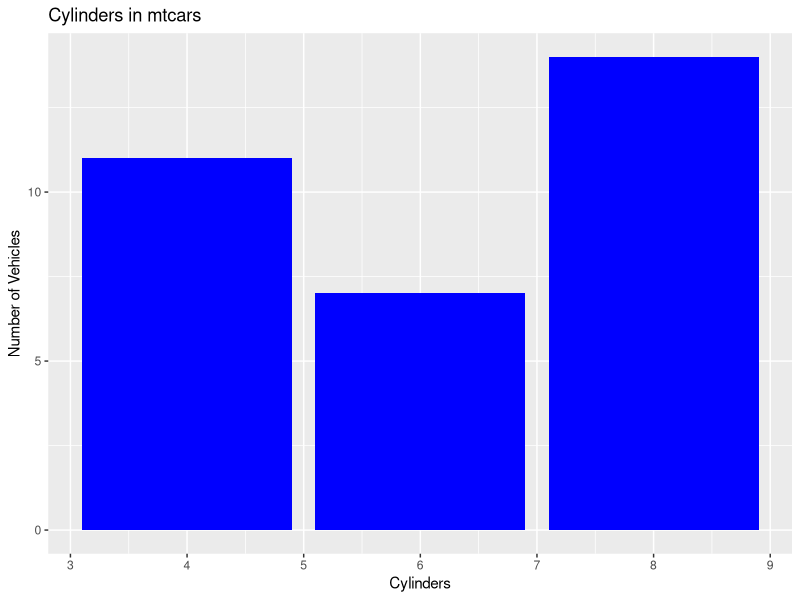
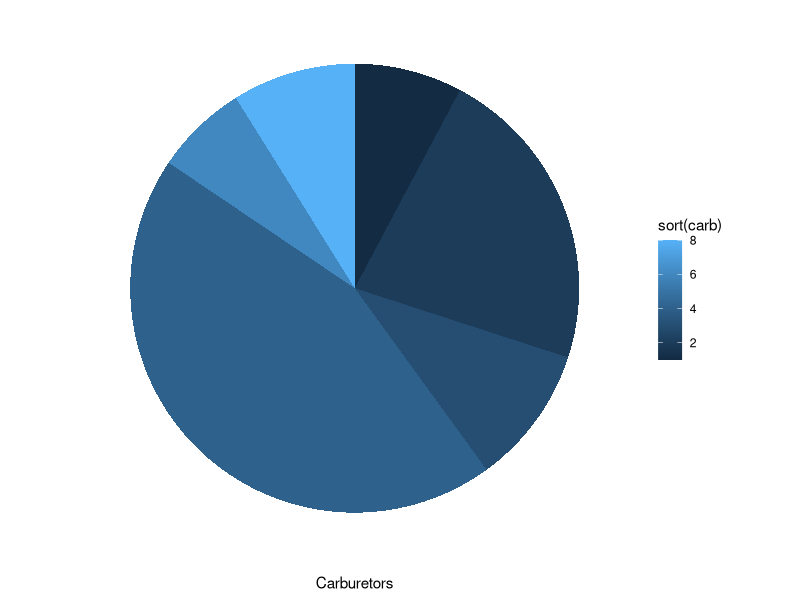
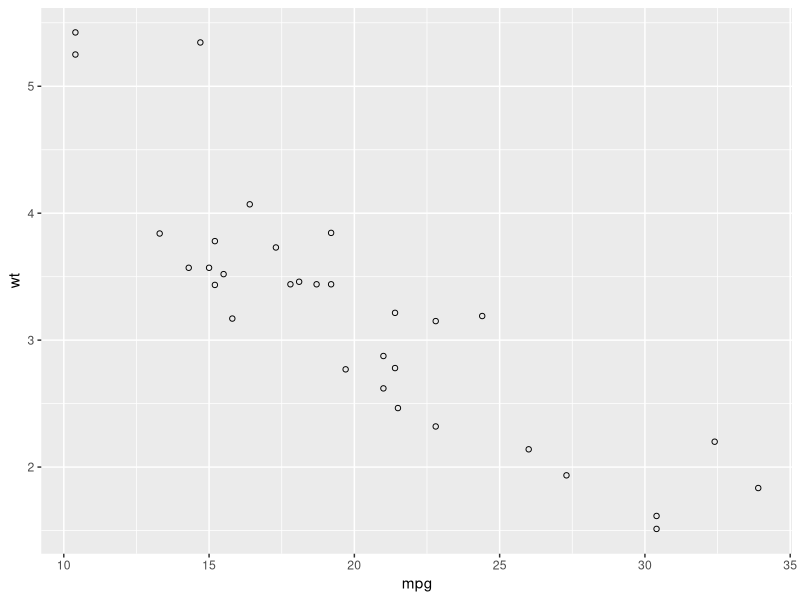
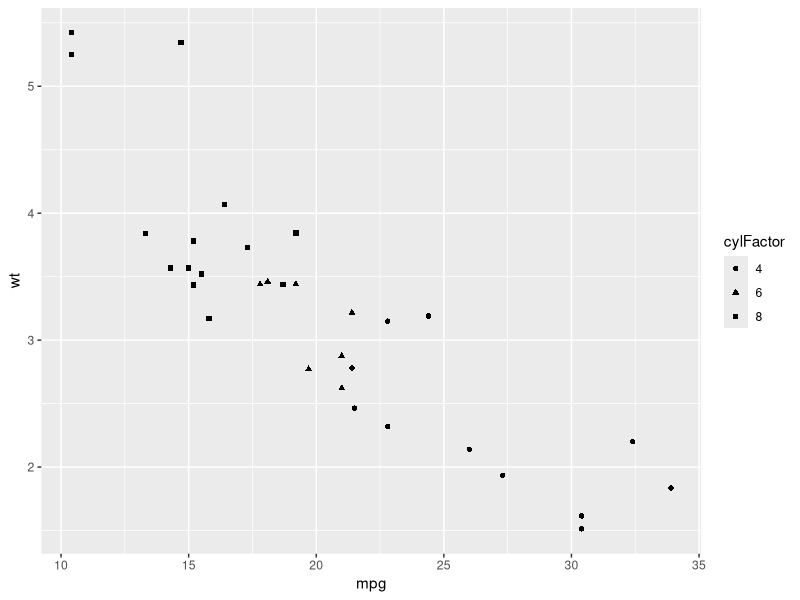
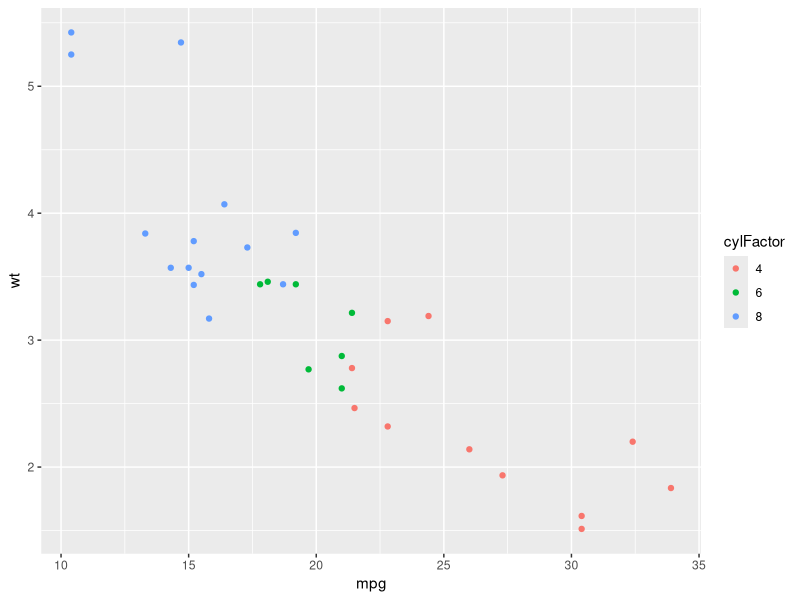
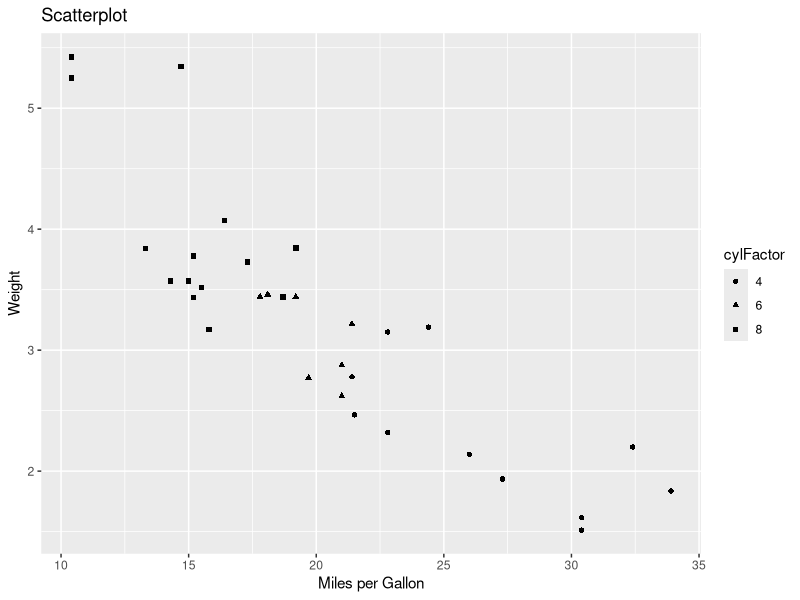
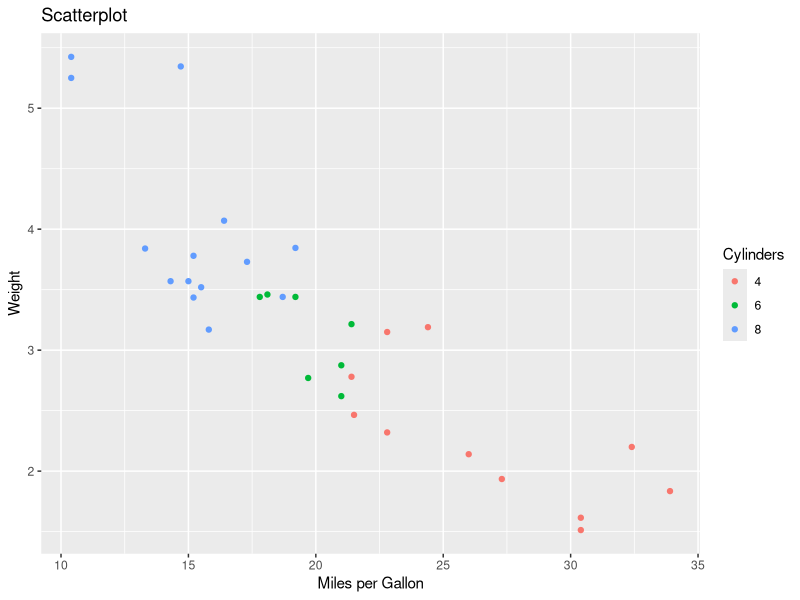

Write R code to recreate these figures, in order.
library(ggplot2)
#-------------Bar charts
qplot(
  mtcars$cyl,
  geom = "bar",
  fill = I("blue"),
  xlab = "Cylinders",
  ylab = "Number of Vehicles",
  main = "Cylinders in mtcars"
)

#---------------


#--------------Pie Charts

barp <- ggplot(mtcars, aes(x=1, y=sort(carb), fill=sort(carb))) + 
  geom_bar(stat="identity")

barp <- barp + coord_polar(theta = 'y')
barp <- barp + theme(
  axis.line = element_blank(),
  axis.text.x = element_blank(),
  axis.text.y = element_blank(),
  axis.ticks = element_blank(),
  axis.title.y = element_blank(),
  panel.background = element_blank()) + labs(y="Carburetors")
print(barp)

#-----------------------------------------------------------------
ggplot(data=mtcars,aes(x=mpg, y=wt)) +
  geom_point(shape=1)
############## dependiendo de los valores cambiara la forma de los puntos en el scatterplot
mtcars$cylFactor <- factor(mtcars$cyl)

ggplot(data = mtcars, aes(x=mpg,y=wt, shape= cylFactor)) +
  geom_point()
############## dependiendo de los valores cambiara de color de los puntos en el scatter plot
ggplot(data = mtcars , aes(x=mpg, y= wt, color=cylFactor)) +
  geom_point()
##########
ggplot(data = mtcars, aes(x=mpg,y=wt, shape=cylFactor)) +
  geom_point() +
  labs(title= "Scatterplot", x="Miles per Gallon", y="Weight")
############
ggplot(data=mtcars, aes(x=mpg,y=wt,color=cylFactor)) +
  geom_point(shape=19) +
  labs(title="Scatterplot", x="Miles per Gallon", y="Weight", colour="Cylinders")
